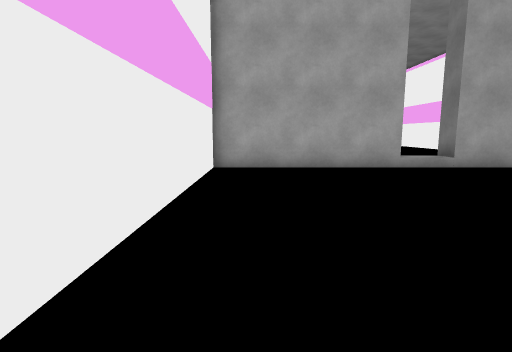
view 1 (above)

15 first-person views from a walk through a scene from a Unity 3-D project. The camera is 1.2 m above the floor, tilts 8° down and sees 80° across. The floor is counted in squares, 1 m on a side. Each view is taken from the middle of a square. On the plan, view 1 faces up. The plan holds only what a view shows up to about 13 squares ahead; the rest is blank. The place goes on beyond the plan. The player is left out.

view 2
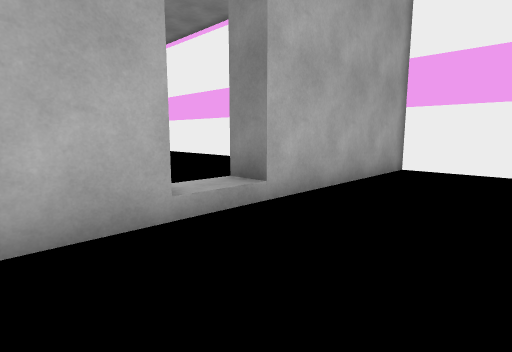

view 3
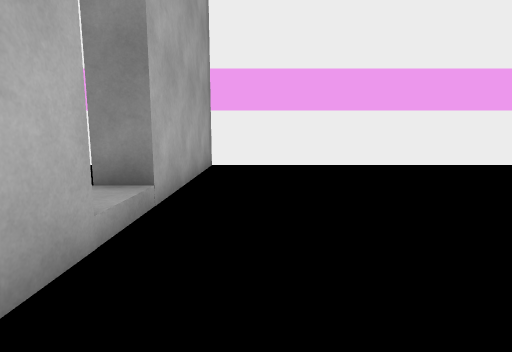

view 4
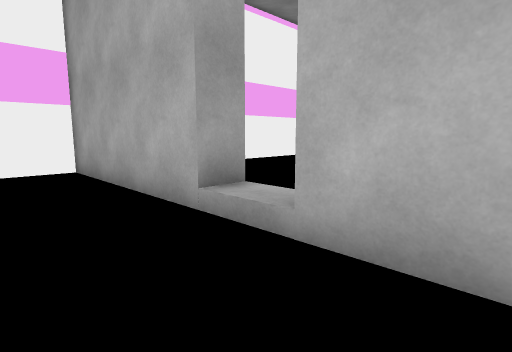

view 5
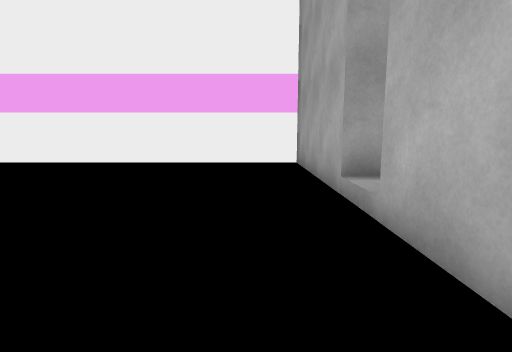

view 6
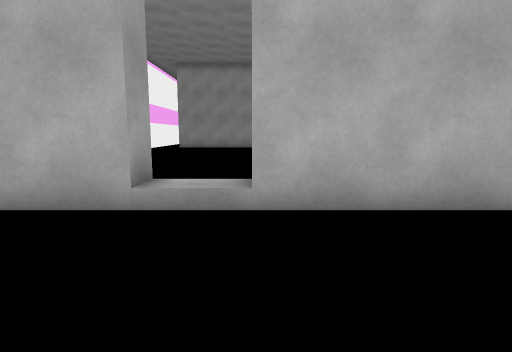

view 7
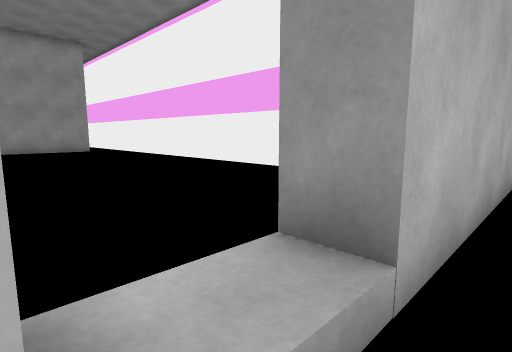

view 8
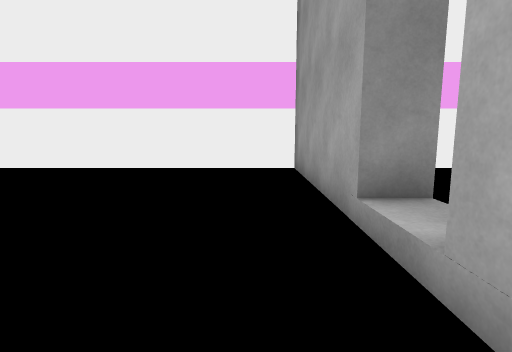

view 9
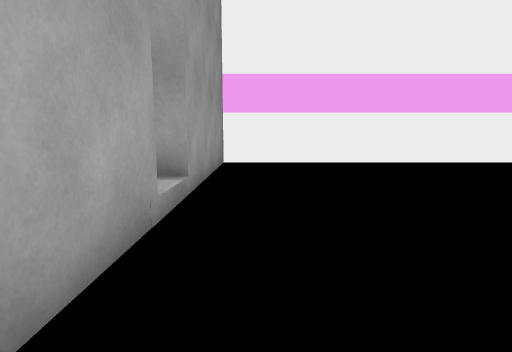

view 10
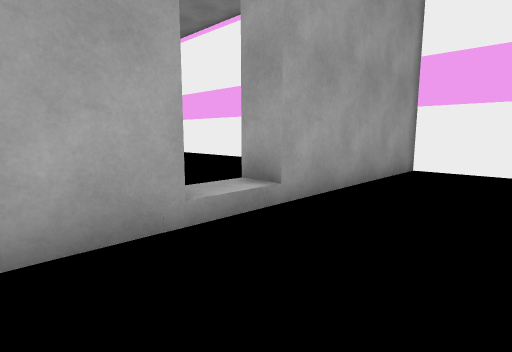

view 11
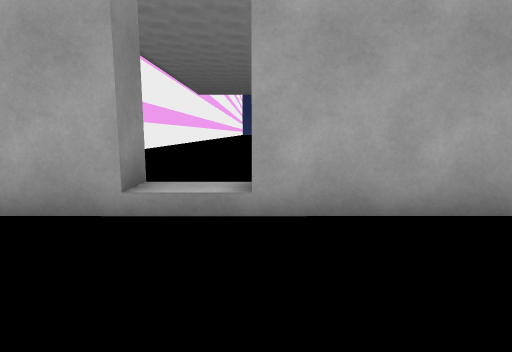

view 12
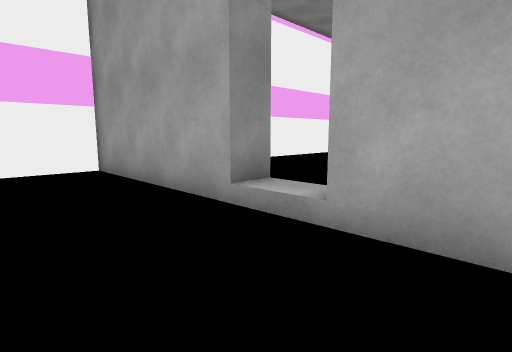

view 13
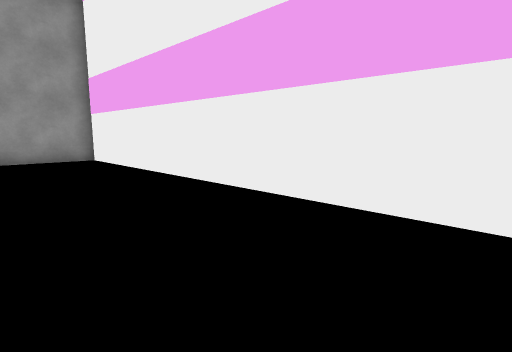

view 14
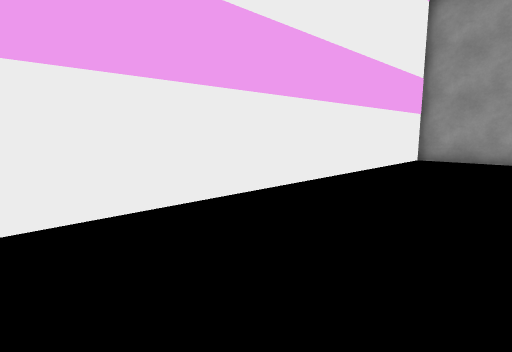

view 15
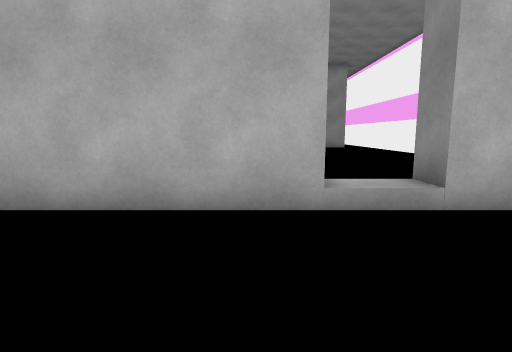

### Floor plan
Points are (right, up) in squares from view 1. A wall is a line through its corners. A room is listed if a view was taken in it or the views show most of it. See-through windows are left out.
Room 1 (views 1, 2, 3, 4, 5, 6, 7, 13, 14, 15)
walls: (5.5, 10.7) (-1.5, 10.7) (-1.5, -3.8); (13.5, -3.8) (13.5, 10.7) (6.5, 10.7)
Room 2 (views 8, 9, 10, 11, 12)
walls: (6.9, 10.6) (6.9, 11.7) (13.5, 11.7) (13.5, 21.9); (-1.5, 23.5) (-1.5, 11.7) (5.1, 11.7) (5.1, 10.6)

Positions as (right, up) in squares from view 1, and headings:
1: (0, 0), facing up
2: (3, 7), facing up-right
3: (2, 9), facing right
4: (9, 8), facing up-left
5: (11, 9), facing left
6: (7, 6), facing up
7: (5, 10), facing up-right
8: (3, 13), facing right
9: (11, 13), facing left
10: (9, 15), facing down-left
11: (5, 16), facing down
12: (3, 15), facing down-right
13: (9, -4), facing up-right
14: (3, -4), facing up-left
15: (4, 6), facing up
